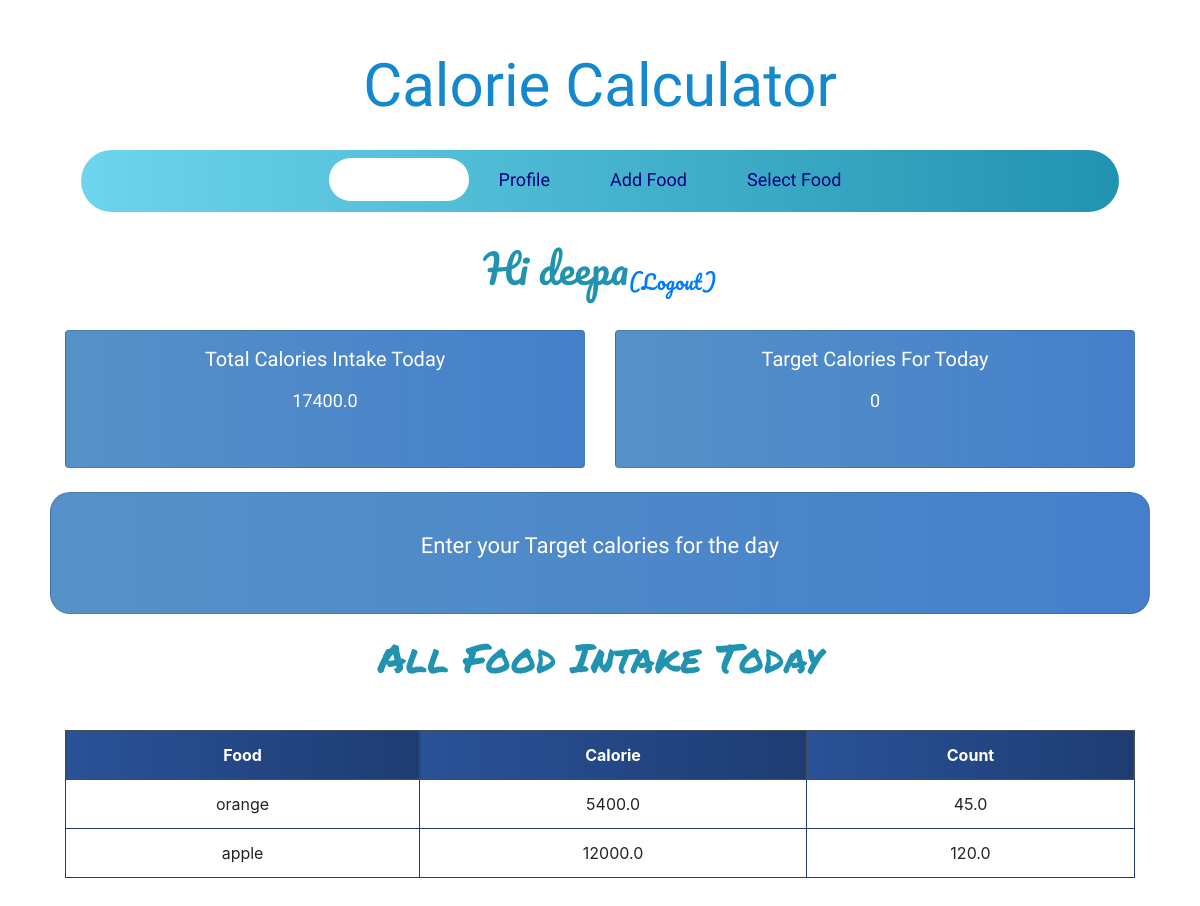
The page / (signed in) on the database its author committed.
### calorieapp/models.py (models this page shows, shortened)
class Profile(models.Model):
	person_of = models.ForeignKey(User,null=True,on_delete=models.CASCADE)
	calorie_count = models.FloatField(default=0,null=True,blank=True)
	food_selected = models.ForeignKey(Food,on_delete=models.CASCADE,null=True,blank=True)
	quantity = models.FloatField(default=0)
	total_calorie = models.FloatField(default=0,null=True)
	date = models.DateField(auto_now_add = True)
	calorie_goal = models.PositiveIntegerField(default=0)
	all_food_selected_today = models.ManyToManyField(Food,through='PostFood',related_name='inventory')

class PostFood(models.Model):
    profile = models.ForeignKey(Profile,on_delete=models.CASCADE)
    food = models.ForeignKey(Food,on_delete=models.CASCADE)
    calorie_amount = models.FloatField(default=0,null=True,blank=True)
    amount = models.FloatField(default=0)

class Food(models.Model):
	name = models.CharField(max_length=200 ,null=False)
	quantity = models.PositiveIntegerField(null=False,default=0)
	calorie = models.FloatField(null=False,default=0)
	person_of = models.ForeignKey(User,null=True,on_delete=models.CASCADE)

### calorieapp/views.py (the view)
# urls.py: path('', HomePageView,name='home'),
@login_required(login_url='login')
def HomePageView(request):
	calories = Profile.objects.filter(person_of=request.user).last()
	calorie_goal = calories.calorie_goal
	if date.today() > calories.date:
		profile=Profile.objects.create(person_of=request.user)
		profile.save()
	calories = Profile.objects.filter(person_of=request.user).last()
	all_food_today=PostFood.objects.filter(profile=calories)
	calorie_goal_status = calorie_goal -calories.total_calorie
	over_calorie = 0
	if calorie_goal_status < 0 :
		over_calorie = abs(calorie_goal_status)
	context = {
	'total_calorie':calories.total_calorie,
	'calorie_goal':calorie_goal,
	'calorie_goal_status':calorie_goal_status,
	'over_calorie' : over_calorie,
	'food_selected_today':all_food_today
	}
	return render(request, 'home.html',context)

### templates/home.html
{% extends 'base.html' %}
{% block content %}
<h1 id="username" class="text-center mt-4 headline">Hi {{ request.user }}<sub><a href="{% url "logout" %}">(Logout)</a></sub></h1>
<div class="container mt-2">
  <div class="row">
    <div class="col-lg-6 col-sm-12 item ">
      <div class="card item-card card-block">
        <h5 class="card-title mt-3 mb-3 text-center">Total Calories Intake Today</h5>
        <p class="card-text text-center">{{ total_calorie }}</p>
    </div>
    </div>
    <div class="col-lg-6 col-sm-12 item">
      <div class="card item-card card-block mt-sm-2 mt-lg-0">
        <h5 class="card-title  mt-3 mb-3 text-center">Target Calories  For Today</h5>
        <p class="card-text text-center">{{ calorie_goal }}</p>
  </div>
    </div>
  </div>
</div>
      <div class="card text-white text-center mt-4"  style="border-radius: 20px;">
        <div class="card-body">
          <p class="card-text text-center pt-3" style="font-size:22px">
          {% if calorie_goal_status > 0 %}
      You need  {{ calorie_goal_status }} calories more to reach your goal
      {% elif calorie_goal == 0 %}
      <a href="{% url "profile" %}"> Enter your Target calories  for the day </a>
      {% else %}
      You surpassed your goal by {{ over_calorie }} calories
      {% endif %} </p>
        </div>
      </div>
<h1 class="headline text-center mt-auto mb-auto">All Food Intake Today </h1>
<div class="container table-responsive py-5">
<table class="table table-bordered table-hover">
  <thead class="thead-dark">
    <tr class="text-center">
      <th scope="col">Food</th>
      <th scope="col">Calorie</th>
      <th scope="col">Count</th>
    </tr>
  </thead>
  <tbody>
    {% for food in food_selected_today %}
    <tr class="text-center">
      <td> {{ food.food.name }}</td>
      <td> {{ food.calorie_amount }}</td>
      <td> {{ food.amount }}</td>
    </tr>
    {% endfor %}
  </tbody>
</table>
</div>
{% endblock content %}

### static/css/base.css (style rules this page uses)
a { text-decoration:none !important; }
body { font-family: Arial; background-color: #3498DB; padding: 50px; }
#username { font-family: 'Pacifico', cursive; padding-top:0px; padding-bottom:30px; }
#username sub { font-size: 20px; }
.item { padding-left:5px; padding-right:5px; }
.card { background: #457fca; background: -webkit-linear-gradient(to right, #5691c8, #457fca); background: linear-gradient(to right, #5691c8, #457fca); color:white; }
.card a { text-decoration: none ; color:white; }
.item-card { transition:0.5s; cursor:pointer; }
.card-text { height:80px; font-size: 18px; }
.card::before, .card::after { position: absolute; top: 0; right: 0; bottom: 0; left: 0; transform: scale3d(0, 0, 1); transition: transform .3s ease-out 0s; background: rgba(255, 255, 255, 0.1); content: ''; pointer-events: none; }
.card::before { transform-origin: left top; }
.card::after { transform-origin: right bottom; }
th { background: #1e3c72; background: -webkit-linear-gradient(to right, #2a5298, #1e3c72); background: linear-gradient(to right, #2a5298, #1e3c72); }
.card { font-family: 'Grandstander', cursive; font-family: 'Ubuntu', sans-serif; }
.headline { font-family: 'Permanent Marker', cursive; padding-top:20px; color: #2193b0; color: -webkit-linear-gradient(to right, #6dd5ed, #2193b0); color: linear-gradient(to right, #6dd5ed, #2193b0); }
.table { background-color: white; color: #18AD7C; }
table.table-bordered > thead > tr > th { border:1px solid #1e3c72; }
table.table-bordered > tbody > tr > td { border:1px solid #1e3c72; }

### rows shown on the page
Profile: total_calorie "17400.0"
PostFood: food.name "orange", calorie_amount "5400.0", amount "45.0"
PostFood: food.name "apple", calorie_amount "12000.0", amount "120.0"

### other values the page prints
{{ request.user }} "deepa"
{{ calorie_goal }} "0"
